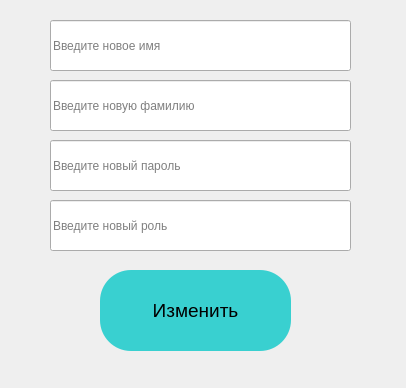
<?xml version="1.0" encoding="UTF-8"?>
<ui version="4.0">
 <class>MainWindow</class>
 <widget class="QMainWindow" name="MainWindow">
  <property name="geometry">
   <rect>
    <x>0</x>
    <y>0</y>
    <width>406</width>
    <height>388</height>
   </rect>
  </property>
  <property name="windowTitle">
   <string>MainWindow</string>
  </property>
  <widget class="QWidget" name="centralwidget">
   <widget class="QPushButton" name="pushButton">
    <property name="geometry">
     <rect>
      <x>100</x>
      <y>270</y>
      <width>191</width>
      <height>81</height>
     </rect>
    </property>
    <property name="font">
     <font>
      <family>Segoe UI</family>
      <pointsize>14</pointsize>
     </font>
    </property>
    <property name="styleSheet">
     <string notr="true">QPushButton:hover {
	background-color: #ffdbcc;
}

QPushButton:pressed {
	background-color: #fcb9aa;
}
QPushButton {
	background-color: rgb(57, 208, 208);
	border-radius: 31px;
}</string>
    </property>
    <property name="text">
     <string>Изменить</string>
    </property>
   </widget>
   <widget class="QLineEdit" name="name_input">
    <property name="geometry">
     <rect>
      <x>50</x>
      <y>20</y>
      <width>301</width>
      <height>51</height>
     </rect>
    </property>
    <property name="placeholderText">
     <string>Введите новое имя</string>
    </property>
   </widget>
   <widget class="QLineEdit" name="last_name_input">
    <property name="geometry">
     <rect>
      <x>50</x>
      <y>80</y>
      <width>301</width>
      <height>51</height>
     </rect>
    </property>
    <property name="placeholderText">
     <string>Введите новую фамилию</string>
    </property>
   </widget>
   <widget class="QLineEdit" name="password_input">
    <property name="geometry">
     <rect>
      <x>50</x>
      <y>140</y>
      <width>301</width>
      <height>51</height>
     </rect>
    </property>
    <property name="placeholderText">
     <string>Введите новый пароль</string>
    </property>
   </widget>
   <widget class="QLineEdit" name="role_input">
    <property name="geometry">
     <rect>
      <x>50</x>
      <y>200</y>
      <width>301</width>
      <height>51</height>
     </rect>
    </property>
    <property name="placeholderText">
     <string>Введите новый роль</string>
    </property>
   </widget>
  </widget>
 </widget>
 <resources/>
 <connections/>
</ui>
